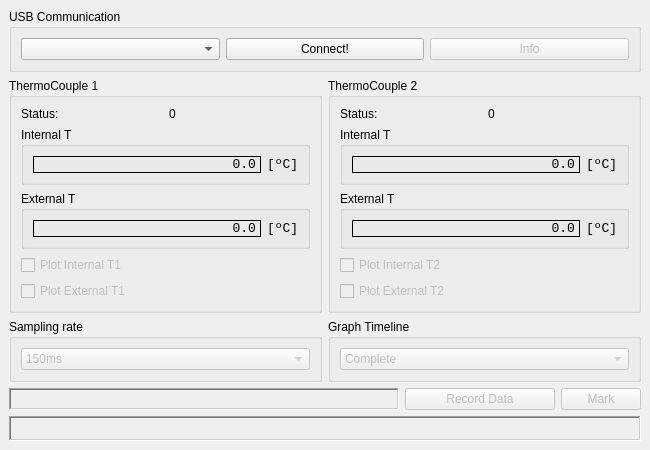
<?xml version="1.0" encoding="UTF-8"?>
<ui version="4.0">
 <class>MainWindow</class>
 <widget class="QMainWindow" name="MainWindow">
  <property name="geometry">
   <rect>
    <x>0</x>
    <y>0</y>
    <width>650</width>
    <height>450</height>
   </rect>
  </property>
  <property name="minimumSize">
   <size>
    <width>650</width>
    <height>450</height>
   </size>
  </property>
  <property name="maximumSize">
   <size>
    <width>650</width>
    <height>450</height>
   </size>
  </property>
  <property name="font">
   <font>
    <family>MS Shell Dlg 2</family>
    <stylestrategy>PreferAntialias</stylestrategy>
   </font>
  </property>
  <property name="cursor">
   <cursorShape>ArrowCursor</cursorShape>
  </property>
  <property name="focusPolicy">
   <enum>Qt::NoFocus</enum>
  </property>
  <property name="contextMenuPolicy">
   <enum>Qt::DefaultContextMenu</enum>
  </property>
  <property name="windowTitle">
   <string>ThermoLogger v1</string>
  </property>
  <property name="animated">
   <bool>true</bool>
  </property>
  <widget class="QWidget" name="centralwidget">
   <layout class="QGridLayout" name="gridLayout_4">
    <item row="0" column="0">
     <layout class="QVBoxLayout" name="verticalLayout_3">
      <item>
       <widget class="QGroupBox" name="groupBox_3">
        <property name="title">
         <string>USB Communication</string>
        </property>
        <layout class="QGridLayout" name="gridLayout_3">
         <item row="0" column="0">
          <layout class="QHBoxLayout" name="horizontalLayout_2">
           <item>
            <widget class="QComboBox" name="com_port_usb"/>
           </item>
           <item>
            <widget class="QPushButton" name="com_port_bt">
             <property name="text">
              <string>Connect!</string>
             </property>
            </widget>
           </item>
           <item>
            <widget class="QPushButton" name="com_port_info">
             <property name="enabled">
              <bool>false</bool>
             </property>
             <property name="text">
              <string>Info</string>
             </property>
            </widget>
           </item>
          </layout>
         </item>
        </layout>
       </widget>
      </item>
      <item>
       <layout class="QHBoxLayout" name="horizontalLayout">
        <item>
         <widget class="QGroupBox" name="groupBox">
          <property name="title">
           <string>ThermoCouple 1</string>
          </property>
          <layout class="QGridLayout" name="gridLayout">
           <item row="0" column="0">
            <layout class="QVBoxLayout" name="verticalLayout">
             <item>
              <layout class="QHBoxLayout" name="horizontalLayout_9">
               <item>
                <widget class="QLabel" name="label_3">
                 <property name="text">
                  <string>Status:</string>
                 </property>
                </widget>
               </item>
               <item>
                <widget class="QLabel" name="tc1_status">
                 <property name="text">
                  <string>0</string>
                 </property>
                </widget>
               </item>
              </layout>
             </item>
             <item>
              <widget class="QGroupBox" name="horizontalGroupBox_8">
               <property name="title">
                <string>Internal T</string>
               </property>
               <layout class="QHBoxLayout" name="horizontalLayout_36">
                <item>
                 <layout class="QHBoxLayout" name="horizontalLayout_35">
                  <item>
                   <widget class="QLabel" name="tc1_int_temperature">
                    <property name="minimumSize">
                     <size>
                      <width>38</width>
                      <height>0</height>
                     </size>
                    </property>
                    <property name="font">
                     <font>
                      <family>Consolas</family>
                      <pointsize>10</pointsize>
                      <stylestrategy>PreferAntialias</stylestrategy>
                     </font>
                    </property>
                    <property name="frameShape">
                     <enum>QFrame::Box</enum>
                    </property>
                    <property name="text">
                     <string>0.0</string>
                    </property>
                    <property name="alignment">
                     <set>Qt::AlignRight|Qt::AlignTrailing|Qt::AlignVCenter</set>
                    </property>
                   </widget>
                  </item>
                  <item>
                   <widget class="QLabel" name="label_19">
                    <property name="maximumSize">
                     <size>
                      <width>31</width>
                      <height>16777215</height>
                     </size>
                    </property>
                    <property name="font">
                     <font>
                      <family>Consolas</family>
                      <pointsize>10</pointsize>
                      <stylestrategy>PreferAntialias</stylestrategy>
                     </font>
                    </property>
                    <property name="text">
                     <string>[ºC]</string>
                    </property>
                    <property name="alignment">
                     <set>Qt::AlignLeading|Qt::AlignLeft|Qt::AlignVCenter</set>
                    </property>
                   </widget>
                  </item>
                 </layout>
                </item>
               </layout>
              </widget>
             </item>
             <item>
              <widget class="QGroupBox" name="horizontalGroupBox_9">
               <property name="title">
                <string>External T</string>
               </property>
               <layout class="QHBoxLayout" name="horizontalLayout_37">
                <item>
                 <layout class="QHBoxLayout" name="horizontalLayout_38">
                  <item>
                   <widget class="QLabel" name="tc1_ext_temperature">
                    <property name="minimumSize">
                     <size>
                      <width>38</width>
                      <height>0</height>
                     </size>
                    </property>
                    <property name="font">
                     <font>
                      <family>Consolas</family>
                      <pointsize>10</pointsize>
                      <stylestrategy>PreferAntialias</stylestrategy>
                     </font>
                    </property>
                    <property name="frameShape">
                     <enum>QFrame::Box</enum>
                    </property>
                    <property name="text">
                     <string>0.0</string>
                    </property>
                    <property name="alignment">
                     <set>Qt::AlignRight|Qt::AlignTrailing|Qt::AlignVCenter</set>
                    </property>
                   </widget>
                  </item>
                  <item>
                   <widget class="QLabel" name="label_20">
                    <property name="maximumSize">
                     <size>
                      <width>31</width>
                      <height>16777215</height>
                     </size>
                    </property>
                    <property name="font">
                     <font>
                      <family>Consolas</family>
                      <pointsize>10</pointsize>
                      <stylestrategy>PreferAntialias</stylestrategy>
                     </font>
                    </property>
                    <property name="text">
                     <string>[ºC]</string>
                    </property>
                    <property name="alignment">
                     <set>Qt::AlignLeading|Qt::AlignLeft|Qt::AlignVCenter</set>
                    </property>
                   </widget>
                  </item>
                 </layout>
                </item>
               </layout>
              </widget>
             </item>
             <item>
              <widget class="QCheckBox" name="tc1_graph">
               <property name="enabled">
                <bool>false</bool>
               </property>
               <property name="text">
                <string>Plot Internal T1</string>
               </property>
              </widget>
             </item>
             <item>
              <widget class="QCheckBox" name="tc2_graph">
               <property name="enabled">
                <bool>false</bool>
               </property>
               <property name="text">
                <string>Plot External T1</string>
               </property>
              </widget>
             </item>
            </layout>
           </item>
          </layout>
         </widget>
        </item>
        <item>
         <widget class="QGroupBox" name="groupBox_2">
          <property name="title">
           <string>ThermoCouple 2</string>
          </property>
          <layout class="QGridLayout" name="gridLayout_2">
           <item row="0" column="0">
            <layout class="QVBoxLayout" name="verticalLayout_2">
             <item>
              <layout class="QHBoxLayout" name="horizontalLayout_10">
               <item>
                <widget class="QLabel" name="label_4">
                 <property name="text">
                  <string>Status:</string>
                 </property>
                </widget>
               </item>
               <item>
                <widget class="QLabel" name="tc2_status">
                 <property name="text">
                  <string>0</string>
                 </property>
                </widget>
               </item>
              </layout>
             </item>
             <item>
              <widget class="QGroupBox" name="horizontalGroupBox_10">
               <property name="title">
                <string>Internal T</string>
               </property>
               <layout class="QHBoxLayout" name="horizontalLayout_39">
                <item>
                 <layout class="QHBoxLayout" name="horizontalLayout_40">
                  <item>
                   <widget class="QLabel" name="tc2_int_temperature">
                    <property name="enabled">
                     <bool>true</bool>
                    </property>
                    <property name="minimumSize">
                     <size>
                      <width>38</width>
                      <height>0</height>
                     </size>
                    </property>
                    <property name="font">
                     <font>
                      <family>Consolas</family>
                      <pointsize>10</pointsize>
                      <stylestrategy>PreferAntialias</stylestrategy>
                     </font>
                    </property>
                    <property name="frameShape">
                     <enum>QFrame::Box</enum>
                    </property>
                    <property name="text">
                     <string>0.0</string>
                    </property>
                    <property name="alignment">
                     <set>Qt::AlignRight|Qt::AlignTrailing|Qt::AlignVCenter</set>
                    </property>
                   </widget>
                  </item>
                  <item>
                   <widget class="QLabel" name="label_21">
                    <property name="maximumSize">
                     <size>
                      <width>31</width>
                      <height>16777215</height>
                     </size>
                    </property>
                    <property name="font">
                     <font>
                      <family>Consolas</family>
                      <pointsize>10</pointsize>
                      <stylestrategy>PreferAntialias</stylestrategy>
                     </font>
                    </property>
                    <property name="text">
                     <string>[ºC]</string>
                    </property>
                    <property name="alignment">
                     <set>Qt::AlignLeading|Qt::AlignLeft|Qt::AlignVCenter</set>
                    </property>
                   </widget>
                  </item>
                 </layout>
                </item>
               </layout>
              </widget>
             </item>
             <item>
              <widget class="QGroupBox" name="horizontalGroupBox_11">
               <property name="title">
                <string>External T</string>
               </property>
               <layout class="QHBoxLayout" name="horizontalLayout_41">
                <item>
                 <layout class="QHBoxLayout" name="horizontalLayout_42">
                  <item>
                   <widget class="QLabel" name="tc2_ext_temperature">
                    <property name="minimumSize">
                     <size>
                      <width>38</width>
                      <height>0</height>
                     </size>
                    </property>
                    <property name="font">
                     <font>
                      <family>Consolas</family>
                      <pointsize>10</pointsize>
                      <stylestrategy>PreferAntialias</stylestrategy>
                     </font>
                    </property>
                    <property name="frameShape">
                     <enum>QFrame::Box</enum>
                    </property>
                    <property name="text">
                     <string>0.0</string>
                    </property>
                    <property name="alignment">
                     <set>Qt::AlignRight|Qt::AlignTrailing|Qt::AlignVCenter</set>
                    </property>
                   </widget>
                  </item>
                  <item>
                   <widget class="QLabel" name="label_22">
                    <property name="maximumSize">
                     <size>
                      <width>31</width>
                      <height>16777215</height>
                     </size>
                    </property>
                    <property name="font">
                     <font>
                      <family>Consolas</family>
                      <pointsize>10</pointsize>
                      <stylestrategy>PreferAntialias</stylestrategy>
                     </font>
                    </property>
                    <property name="text">
                     <string>[ºC]</string>
                    </property>
                    <property name="alignment">
                     <set>Qt::AlignLeading|Qt::AlignLeft|Qt::AlignVCenter</set>
                    </property>
                   </widget>
                  </item>
                 </layout>
                </item>
               </layout>
              </widget>
             </item>
             <item>
              <widget class="QCheckBox" name="tc1_graph_2">
               <property name="enabled">
                <bool>false</bool>
               </property>
               <property name="text">
                <string>Plot Internal T2</string>
               </property>
              </widget>
             </item>
             <item>
              <widget class="QCheckBox" name="tc2_graph_2">
               <property name="enabled">
                <bool>false</bool>
               </property>
               <property name="text">
                <string>Plot External T2</string>
               </property>
              </widget>
             </item>
            </layout>
           </item>
          </layout>
         </widget>
        </item>
       </layout>
      </item>
      <item>
       <layout class="QHBoxLayout" name="horizontalLayout_3">
        <item>
         <widget class="QGroupBox" name="horizontalGroupBox_12">
          <property name="title">
           <string>Sampling rate</string>
          </property>
          <layout class="QHBoxLayout" name="horizontalLayout_43">
           <item>
            <layout class="QHBoxLayout" name="horizontalLayout_44">
             <item>
              <widget class="QComboBox" name="tc1_sampling_rate">
               <property name="enabled">
                <bool>false</bool>
               </property>
               <item>
                <property name="text">
                 <string>150ms</string>
                </property>
               </item>
               <item>
                <property name="text">
                 <string>250ms</string>
                </property>
               </item>
               <item>
                <property name="text">
                 <string>500ms</string>
                </property>
               </item>
               <item>
                <property name="text">
                 <string>1s</string>
                </property>
               </item>
               <item>
                <property name="text">
                 <string>5s</string>
                </property>
               </item>
               <item>
                <property name="text">
                 <string>10s</string>
                </property>
               </item>
               <item>
                <property name="text">
                 <string>1 min</string>
                </property>
               </item>
               <item>
                <property name="text">
                 <string>2 min</string>
                </property>
               </item>
               <item>
                <property name="text">
                 <string>3 min</string>
                </property>
               </item>
               <item>
                <property name="text">
                 <string>5 min</string>
                </property>
               </item>
               <item>
                <property name="text">
                 <string>10 min</string>
                </property>
               </item>
              </widget>
             </item>
            </layout>
           </item>
          </layout>
         </widget>
        </item>
        <item>
         <widget class="QGroupBox" name="horizontalGroupBox_13">
          <property name="title">
           <string>Graph Timeline</string>
          </property>
          <layout class="QHBoxLayout" name="horizontalLayout_45">
           <item>
            <layout class="QHBoxLayout" name="horizontalLayout_46">
             <item>
              <widget class="QComboBox" name="tc1_sampling_rate_2">
               <property name="enabled">
                <bool>false</bool>
               </property>
               <property name="currentIndex">
                <number>5</number>
               </property>
               <item>
                <property name="text">
                 <string>5 min</string>
                </property>
               </item>
               <item>
                <property name="text">
                 <string>30 min</string>
                </property>
               </item>
               <item>
                <property name="text">
                 <string>1 hour</string>
                </property>
               </item>
               <item>
                <property name="text">
                 <string>8 hour</string>
                </property>
               </item>
               <item>
                <property name="text">
                 <string>24 hour</string>
                </property>
               </item>
               <item>
                <property name="text">
                 <string>Complete</string>
                </property>
               </item>
              </widget>
             </item>
            </layout>
           </item>
          </layout>
         </widget>
        </item>
       </layout>
      </item>
      <item>
       <layout class="QHBoxLayout" name="horizontalLayout_81">
        <item>
         <widget class="QLabel" name="record_data_label">
          <property name="font">
           <font>
            <family>Consolas</family>
            <pointsize>10</pointsize>
            <stylestrategy>PreferAntialias</stylestrategy>
           </font>
          </property>
          <property name="frameShape">
           <enum>QFrame::WinPanel</enum>
          </property>
          <property name="frameShadow">
           <enum>QFrame::Sunken</enum>
          </property>
          <property name="text">
           <string/>
          </property>
          <property name="alignment">
           <set>Qt::AlignLeading|Qt::AlignLeft|Qt::AlignVCenter</set>
          </property>
         </widget>
        </item>
        <item>
         <widget class="QPushButton" name="bt_recording_data">
          <property name="enabled">
           <bool>false</bool>
          </property>
          <property name="minimumSize">
           <size>
            <width>150</width>
            <height>0</height>
           </size>
          </property>
          <property name="maximumSize">
           <size>
            <width>80</width>
            <height>16777215</height>
           </size>
          </property>
          <property name="text">
           <string>Record Data</string>
          </property>
         </widget>
        </item>
        <item>
         <widget class="QPushButton" name="bt_recording_data_mark">
          <property name="enabled">
           <bool>false</bool>
          </property>
          <property name="minimumSize">
           <size>
            <width>80</width>
            <height>0</height>
           </size>
          </property>
          <property name="maximumSize">
           <size>
            <width>80</width>
            <height>16777215</height>
           </size>
          </property>
          <property name="text">
           <string>Mark</string>
          </property>
         </widget>
        </item>
       </layout>
      </item>
      <item>
       <widget class="QLabel" name="dl_debug">
        <property name="maximumSize">
         <size>
          <width>16777215</width>
          <height>40</height>
         </size>
        </property>
        <property name="font">
         <font>
          <family>Consolas</family>
          <pointsize>10</pointsize>
          <stylestrategy>PreferAntialias</stylestrategy>
         </font>
        </property>
        <property name="frameShape">
         <enum>QFrame::WinPanel</enum>
        </property>
        <property name="frameShadow">
         <enum>QFrame::Sunken</enum>
        </property>
        <property name="text">
         <string/>
        </property>
        <property name="alignment">
         <set>Qt::AlignLeading|Qt::AlignLeft|Qt::AlignVCenter</set>
        </property>
       </widget>
      </item>
     </layout>
    </item>
   </layout>
  </widget>
 </widget>
 <resources/>
 <connections/>
</ui>
